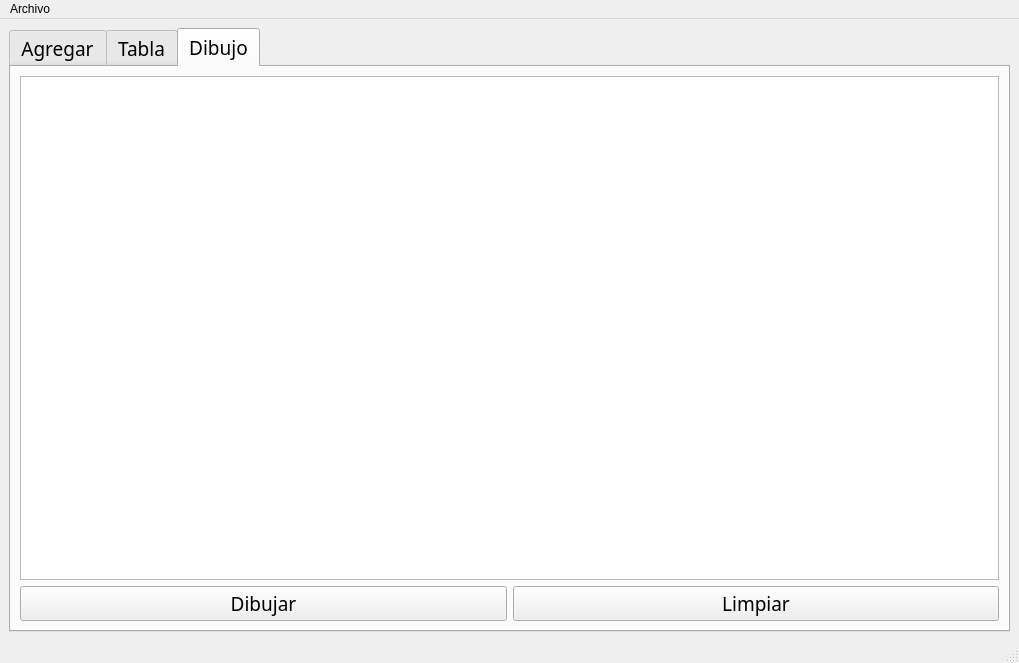
<?xml version="1.0" encoding="UTF-8"?>
<ui version="4.0">
 <class>MainWindow</class>
 <widget class="QMainWindow" name="MainWindow">
  <property name="geometry">
   <rect>
    <x>0</x>
    <y>0</y>
    <width>1019</width>
    <height>585</height>
   </rect>
  </property>
  <property name="windowTitle">
   <string>Particulas</string>
  </property>
  <widget class="QWidget" name="centralwidget">
   <layout class="QGridLayout" name="gridLayout_3">
    <item row="0" column="0">
     <widget class="QTabWidget" name="tabWidget">
      <property name="font">
       <font>
        <family>Pristina</family>
        <pointsize>14</pointsize>
       </font>
      </property>
      <property name="currentIndex">
       <number>2</number>
      </property>
      <widget class="QWidget" name="tab">
       <attribute name="title">
        <string>Agregar</string>
       </attribute>
       <layout class="QGridLayout" name="gridLayout_2">
        <item row="0" column="0">
         <widget class="QGroupBox" name="groupBox">
          <property name="title">
           <string/>
          </property>
          <layout class="QGridLayout" name="gridLayout">
           <item row="0" column="1" colspan="2">
            <widget class="QSpinBox" name="Id_spinBox">
             <property name="font">
              <font>
               <family>Rage Italic</family>
               <pointsize>14</pointsize>
              </font>
             </property>
            </widget>
           </item>
           <item row="8" column="1" colspan="2">
            <widget class="QSpinBox" name="Green_spinBox">
             <property name="palette">
              <palette>
               <active>
                <colorrole role="Text">
                 <brush brushstyle="SolidPattern">
                  <color alpha="255">
                   <red>0</red>
                   <green>170</green>
                   <blue>127</blue>
                  </color>
                 </brush>
                </colorrole>
                <colorrole role="PlaceholderText">
                 <brush brushstyle="SolidPattern">
                  <color alpha="128">
                   <red>0</red>
                   <green>170</green>
                   <blue>127</blue>
                  </color>
                 </brush>
                </colorrole>
               </active>
               <inactive>
                <colorrole role="Text">
                 <brush brushstyle="SolidPattern">
                  <color alpha="255">
                   <red>0</red>
                   <green>170</green>
                   <blue>127</blue>
                  </color>
                 </brush>
                </colorrole>
                <colorrole role="PlaceholderText">
                 <brush brushstyle="SolidPattern">
                  <color alpha="128">
                   <red>0</red>
                   <green>170</green>
                   <blue>127</blue>
                  </color>
                 </brush>
                </colorrole>
               </inactive>
               <disabled>
                <colorrole role="Text">
                 <brush brushstyle="SolidPattern">
                  <color alpha="255">
                   <red>120</red>
                   <green>120</green>
                   <blue>120</blue>
                  </color>
                 </brush>
                </colorrole>
                <colorrole role="PlaceholderText">
                 <brush brushstyle="SolidPattern">
                  <color alpha="128">
                   <red>0</red>
                   <green>0</green>
                   <blue>0</blue>
                  </color>
                 </brush>
                </colorrole>
               </disabled>
              </palette>
             </property>
             <property name="font">
              <font>
               <family>Rage Italic</family>
               <pointsize>14</pointsize>
              </font>
             </property>
             <property name="maximum">
              <number>255</number>
             </property>
            </widget>
           </item>
           <item row="8" column="0">
            <widget class="QLabel" name="Green">
             <property name="palette">
              <palette>
               <active>
                <colorrole role="WindowText">
                 <brush brushstyle="SolidPattern">
                  <color alpha="255">
                   <red>0</red>
                   <green>170</green>
                   <blue>127</blue>
                  </color>
                 </brush>
                </colorrole>
               </active>
               <inactive>
                <colorrole role="WindowText">
                 <brush brushstyle="SolidPattern">
                  <color alpha="255">
                   <red>0</red>
                   <green>170</green>
                   <blue>127</blue>
                  </color>
                 </brush>
                </colorrole>
               </inactive>
               <disabled>
                <colorrole role="WindowText">
                 <brush brushstyle="SolidPattern">
                  <color alpha="255">
                   <red>120</red>
                   <green>120</green>
                   <blue>120</blue>
                  </color>
                 </brush>
                </colorrole>
               </disabled>
              </palette>
             </property>
             <property name="font">
              <font>
               <family>Rage Italic</family>
               <pointsize>14</pointsize>
              </font>
             </property>
             <property name="text">
              <string>Green:</string>
             </property>
            </widget>
           </item>
           <item row="4" column="1" colspan="2">
            <widget class="QSpinBox" name="DestinoY_spinBox">
             <property name="font">
              <font>
               <family>Rage Italic</family>
               <pointsize>14</pointsize>
              </font>
             </property>
             <property name="maximum">
              <number>500</number>
             </property>
            </widget>
           </item>
           <item row="0" column="0">
            <widget class="QLabel" name="Id">
             <property name="font">
              <font>
               <family>Rage Italic</family>
               <pointsize>14</pointsize>
              </font>
             </property>
             <property name="text">
              <string>Id:</string>
             </property>
            </widget>
           </item>
           <item row="5" column="1" colspan="2">
            <widget class="QSpinBox" name="Velocidad_spinBox">
             <property name="font">
              <font>
               <family>Rage Italic</family>
               <pointsize>14</pointsize>
              </font>
             </property>
            </widget>
           </item>
           <item row="2" column="1" colspan="2">
            <widget class="QSpinBox" name="OrigenY_spinBox">
             <property name="font">
              <font>
               <family>Rage Italic</family>
               <pointsize>14</pointsize>
              </font>
             </property>
             <property name="maximum">
              <number>500</number>
             </property>
            </widget>
           </item>
           <item row="6" column="0">
            <widget class="QLabel" name="Color">
             <property name="palette">
              <palette>
               <active>
                <colorrole role="WindowText">
                 <brush brushstyle="SolidPattern">
                  <color alpha="255">
                   <red>85</red>
                   <green>0</green>
                   <blue>127</blue>
                  </color>
                 </brush>
                </colorrole>
               </active>
               <inactive>
                <colorrole role="WindowText">
                 <brush brushstyle="SolidPattern">
                  <color alpha="255">
                   <red>85</red>
                   <green>0</green>
                   <blue>127</blue>
                  </color>
                 </brush>
                </colorrole>
               </inactive>
               <disabled>
                <colorrole role="WindowText">
                 <brush brushstyle="SolidPattern">
                  <color alpha="255">
                   <red>120</red>
                   <green>120</green>
                   <blue>120</blue>
                  </color>
                 </brush>
                </colorrole>
               </disabled>
              </palette>
             </property>
             <property name="font">
              <font>
               <family>Rage Italic</family>
               <pointsize>14</pointsize>
              </font>
             </property>
             <property name="text">
              <string>Color</string>
             </property>
            </widget>
           </item>
           <item row="3" column="1" colspan="2">
            <widget class="QSpinBox" name="DestinoX_spinBox">
             <property name="font">
              <font>
               <family>Rage Italic</family>
               <pointsize>14</pointsize>
              </font>
             </property>
             <property name="maximum">
              <number>500</number>
             </property>
            </widget>
           </item>
           <item row="9" column="0">
            <widget class="QLabel" name="Blue">
             <property name="palette">
              <palette>
               <active>
                <colorrole role="WindowText">
                 <brush brushstyle="SolidPattern">
                  <color alpha="255">
                   <red>0</red>
                   <green>0</green>
                   <blue>255</blue>
                  </color>
                 </brush>
                </colorrole>
               </active>
               <inactive>
                <colorrole role="WindowText">
                 <brush brushstyle="SolidPattern">
                  <color alpha="255">
                   <red>0</red>
                   <green>0</green>
                   <blue>255</blue>
                  </color>
                 </brush>
                </colorrole>
               </inactive>
               <disabled>
                <colorrole role="WindowText">
                 <brush brushstyle="SolidPattern">
                  <color alpha="255">
                   <red>120</red>
                   <green>120</green>
                   <blue>120</blue>
                  </color>
                 </brush>
                </colorrole>
               </disabled>
              </palette>
             </property>
             <property name="font">
              <font>
               <family>Rage Italic</family>
               <pointsize>14</pointsize>
              </font>
             </property>
             <property name="text">
              <string>Blue:</string>
             </property>
            </widget>
           </item>
           <item row="7" column="0">
            <widget class="QLabel" name="Red">
             <property name="palette">
              <palette>
               <active>
                <colorrole role="WindowText">
                 <brush brushstyle="SolidPattern">
                  <color alpha="255">
                   <red>197</red>
                   <green>0</green>
                   <blue>0</blue>
                  </color>
                 </brush>
                </colorrole>
               </active>
               <inactive>
                <colorrole role="WindowText">
                 <brush brushstyle="SolidPattern">
                  <color alpha="255">
                   <red>197</red>
                   <green>0</green>
                   <blue>0</blue>
                  </color>
                 </brush>
                </colorrole>
               </inactive>
               <disabled>
                <colorrole role="WindowText">
                 <brush brushstyle="SolidPattern">
                  <color alpha="255">
                   <red>120</red>
                   <green>120</green>
                   <blue>120</blue>
                  </color>
                 </brush>
                </colorrole>
               </disabled>
              </palette>
             </property>
             <property name="font">
              <font>
               <family>Rage Italic</family>
               <pointsize>14</pointsize>
              </font>
             </property>
             <property name="text">
              <string>Red:</string>
             </property>
            </widget>
           </item>
           <item row="11" column="0" colspan="3">
            <widget class="QPushButton" name="AgregarInicio">
             <property name="font">
              <font>
               <family>Broadway</family>
               <pointsize>12</pointsize>
              </font>
             </property>
             <property name="text">
              <string>Agregar Inicio</string>
             </property>
            </widget>
           </item>
           <item row="10" column="0" colspan="3">
            <widget class="QPushButton" name="AgregarFinal">
             <property name="font">
              <font>
               <family>Broadway</family>
               <pointsize>12</pointsize>
              </font>
             </property>
             <property name="cursor">
              <cursorShape>ArrowCursor</cursorShape>
             </property>
             <property name="text">
              <string>Agregar Final</string>
             </property>
            </widget>
           </item>
           <item row="9" column="1" colspan="2">
            <widget class="QSpinBox" name="Blue_spinBox">
             <property name="palette">
              <palette>
               <active>
                <colorrole role="Text">
                 <brush brushstyle="SolidPattern">
                  <color alpha="255">
                   <red>0</red>
                   <green>0</green>
                   <blue>255</blue>
                  </color>
                 </brush>
                </colorrole>
                <colorrole role="ButtonText">
                 <brush brushstyle="SolidPattern">
                  <color alpha="255">
                   <red>0</red>
                   <green>0</green>
                   <blue>0</blue>
                  </color>
                 </brush>
                </colorrole>
                <colorrole role="PlaceholderText">
                 <brush brushstyle="SolidPattern">
                  <color alpha="128">
                   <red>0</red>
                   <green>0</green>
                   <blue>255</blue>
                  </color>
                 </brush>
                </colorrole>
               </active>
               <inactive>
                <colorrole role="Text">
                 <brush brushstyle="SolidPattern">
                  <color alpha="255">
                   <red>0</red>
                   <green>0</green>
                   <blue>255</blue>
                  </color>
                 </brush>
                </colorrole>
                <colorrole role="ButtonText">
                 <brush brushstyle="SolidPattern">
                  <color alpha="255">
                   <red>0</red>
                   <green>0</green>
                   <blue>0</blue>
                  </color>
                 </brush>
                </colorrole>
                <colorrole role="PlaceholderText">
                 <brush brushstyle="SolidPattern">
                  <color alpha="128">
                   <red>0</red>
                   <green>0</green>
                   <blue>255</blue>
                  </color>
                 </brush>
                </colorrole>
               </inactive>
               <disabled>
                <colorrole role="Text">
                 <brush brushstyle="SolidPattern">
                  <color alpha="255">
                   <red>120</red>
                   <green>120</green>
                   <blue>120</blue>
                  </color>
                 </brush>
                </colorrole>
                <colorrole role="ButtonText">
                 <brush brushstyle="SolidPattern">
                  <color alpha="255">
                   <red>120</red>
                   <green>120</green>
                   <blue>120</blue>
                  </color>
                 </brush>
                </colorrole>
                <colorrole role="PlaceholderText">
                 <brush brushstyle="SolidPattern">
                  <color alpha="128">
                   <red>0</red>
                   <green>0</green>
                   <blue>0</blue>
                  </color>
                 </brush>
                </colorrole>
               </disabled>
              </palette>
             </property>
             <property name="font">
              <font>
               <family>Rage Italic</family>
               <pointsize>14</pointsize>
              </font>
             </property>
             <property name="maximum">
              <number>255</number>
             </property>
            </widget>
           </item>
           <item row="4" column="0">
            <widget class="QLabel" name="DestinoY">
             <property name="font">
              <font>
               <family>Rage Italic</family>
               <pointsize>14</pointsize>
              </font>
             </property>
             <property name="text">
              <string>Destino en y:</string>
             </property>
            </widget>
           </item>
           <item row="5" column="0">
            <widget class="QLabel" name="Velocidad">
             <property name="font">
              <font>
               <family>Rage Italic</family>
               <pointsize>14</pointsize>
              </font>
             </property>
             <property name="text">
              <string>Velocidad:</string>
             </property>
            </widget>
           </item>
           <item row="2" column="0">
            <widget class="QLabel" name="OrigenY">
             <property name="font">
              <font>
               <family>Rage Italic</family>
               <pointsize>14</pointsize>
              </font>
             </property>
             <property name="text">
              <string>Origen en y:</string>
             </property>
            </widget>
           </item>
           <item row="1" column="1" colspan="2">
            <widget class="QSpinBox" name="OrigenX_spinBox">
             <property name="font">
              <font>
               <family>Rage Italic</family>
               <pointsize>14</pointsize>
              </font>
             </property>
             <property name="maximum">
              <number>500</number>
             </property>
            </widget>
           </item>
           <item row="3" column="0">
            <widget class="QLabel" name="DestinoX">
             <property name="font">
              <font>
               <family>Rage Italic</family>
               <pointsize>14</pointsize>
              </font>
             </property>
             <property name="text">
              <string>Destino en x:</string>
             </property>
            </widget>
           </item>
           <item row="1" column="0">
            <widget class="QLabel" name="OrigenX">
             <property name="font">
              <font>
               <family>Rage Italic</family>
               <pointsize>14</pointsize>
              </font>
             </property>
             <property name="text">
              <string>Origen en x:</string>
             </property>
            </widget>
           </item>
           <item row="12" column="0" colspan="3">
            <widget class="QPushButton" name="Mostrar">
             <property name="font">
              <font>
               <family>Broadway</family>
               <pointsize>12</pointsize>
              </font>
             </property>
             <property name="text">
              <string>Mostrar</string>
             </property>
            </widget>
           </item>
           <item row="7" column="1" colspan="2">
            <widget class="QSpinBox" name="Red_spinBox">
             <property name="palette">
              <palette>
               <active>
                <colorrole role="Text">
                 <brush brushstyle="SolidPattern">
                  <color alpha="255">
                   <red>185</red>
                   <green>0</green>
                   <blue>0</blue>
                  </color>
                 </brush>
                </colorrole>
                <colorrole role="PlaceholderText">
                 <brush brushstyle="SolidPattern">
                  <color alpha="128">
                   <red>185</red>
                   <green>0</green>
                   <blue>0</blue>
                  </color>
                 </brush>
                </colorrole>
               </active>
               <inactive>
                <colorrole role="Text">
                 <brush brushstyle="SolidPattern">
                  <color alpha="255">
                   <red>185</red>
                   <green>0</green>
                   <blue>0</blue>
                  </color>
                 </brush>
                </colorrole>
                <colorrole role="PlaceholderText">
                 <brush brushstyle="SolidPattern">
                  <color alpha="128">
                   <red>185</red>
                   <green>0</green>
                   <blue>0</blue>
                  </color>
                 </brush>
                </colorrole>
               </inactive>
               <disabled>
                <colorrole role="Text">
                 <brush brushstyle="SolidPattern">
                  <color alpha="255">
                   <red>120</red>
                   <green>120</green>
                   <blue>120</blue>
                  </color>
                 </brush>
                </colorrole>
                <colorrole role="PlaceholderText">
                 <brush brushstyle="SolidPattern">
                  <color alpha="128">
                   <red>0</red>
                   <green>0</green>
                   <blue>0</blue>
                  </color>
                 </brush>
                </colorrole>
               </disabled>
              </palette>
             </property>
             <property name="font">
              <font>
               <family>Rage Italic</family>
               <pointsize>14</pointsize>
              </font>
             </property>
             <property name="maximum">
              <number>255</number>
             </property>
            </widget>
           </item>
          </layout>
         </widget>
        </item>
        <item row="0" column="1">
         <widget class="QPlainTextEdit" name="plainTextEdit">
          <property name="font">
           <font>
            <family>Rage Italic</family>
            <pointsize>14</pointsize>
           </font>
          </property>
         </widget>
        </item>
       </layout>
      </widget>
      <widget class="QWidget" name="tab_2">
       <attribute name="title">
        <string>Tabla</string>
       </attribute>
       <layout class="QGridLayout" name="gridLayout_4">
        <item row="1" column="0">
         <widget class="QLineEdit" name="Buscar">
          <property name="placeholderText">
           <string>Id de Particula</string>
          </property>
         </widget>
        </item>
        <item row="1" column="1">
         <widget class="QPushButton" name="Buscar_Boton">
          <property name="font">
           <font>
            <family>Broadway</family>
            <pointsize>14</pointsize>
           </font>
          </property>
          <property name="text">
           <string>Buscar</string>
          </property>
         </widget>
        </item>
        <item row="1" column="2">
         <widget class="QPushButton" name="Mostrar_Tabla_Boton">
          <property name="font">
           <font>
            <family>Broadway</family>
            <pointsize>14</pointsize>
           </font>
          </property>
          <property name="text">
           <string>Mostrar</string>
          </property>
         </widget>
        </item>
        <item row="0" column="0" colspan="3">
         <widget class="QTableWidget" name="tableWidget">
          <property name="font">
           <font>
            <pointsize>12</pointsize>
           </font>
          </property>
         </widget>
        </item>
       </layout>
      </widget>
      <widget class="QWidget" name="tab_3">
       <attribute name="title">
        <string>Dibujo</string>
       </attribute>
       <layout class="QGridLayout" name="gridLayout_5">
        <item row="0" column="0" colspan="2">
         <widget class="QGraphicsView" name="graphicsView"/>
        </item>
        <item row="1" column="0">
         <widget class="QPushButton" name="Dibujar">
          <property name="font">
           <font>
            <family>Broadway</family>
           </font>
          </property>
          <property name="text">
           <string>Dibujar</string>
          </property>
         </widget>
        </item>
        <item row="1" column="1">
         <widget class="QPushButton" name="Limpiar">
          <property name="font">
           <font>
            <family>Broadway</family>
           </font>
          </property>
          <property name="text">
           <string>Limpiar</string>
          </property>
         </widget>
        </item>
       </layout>
      </widget>
     </widget>
    </item>
   </layout>
  </widget>
  <widget class="QMenuBar" name="menubar">
   <property name="geometry">
    <rect>
     <x>0</x>
     <y>0</y>
     <width>1019</width>
     <height>21</height>
    </rect>
   </property>
   <widget class="QMenu" name="menuArchivo">
    <property name="title">
     <string>Archivo</string>
    </property>
    <addaction name="actionAbrir"/>
    <addaction name="actionGuardar"/>
   </widget>
   <addaction name="menuArchivo"/>
  </widget>
  <widget class="QStatusBar" name="statusbar"/>
  <action name="actionAbrir">
   <property name="text">
    <string>Abrir</string>
   </property>
   <property name="font">
    <font>
     <family>Script MT Bold</family>
     <pointsize>14</pointsize>
     <weight>75</weight>
     <bold>true</bold>
    </font>
   </property>
   <property name="shortcut">
    <string>Ctrl+O</string>
   </property>
  </action>
  <action name="actionGuardar">
   <property name="text">
    <string>Guardar</string>
   </property>
   <property name="font">
    <font>
     <family>Script MT Bold</family>
     <pointsize>14</pointsize>
     <weight>75</weight>
     <bold>true</bold>
    </font>
   </property>
   <property name="shortcut">
    <string>Ctrl+S</string>
   </property>
  </action>
 </widget>
 <resources/>
 <connections/>
</ui>
